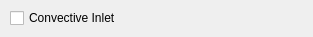
<?xml version="1.0" encoding="UTF-8"?>
<ui version="4.0">
 <class>BoundaryConditionsConvectiveInletForm</class>
 <widget class="QWidget" name="BoundaryConditionsConvectiveInletForm">
  <property name="geometry">
   <rect>
    <x>0</x>
    <y>0</y>
    <width>313</width>
    <height>37</height>
   </rect>
  </property>
  <property name="sizePolicy">
   <sizepolicy hsizetype="Preferred" vsizetype="MinimumExpanding">
    <horstretch>0</horstretch>
    <verstretch>0</verstretch>
   </sizepolicy>
  </property>
  <property name="windowTitle">
   <string>Form</string>
  </property>
  <layout class="QGridLayout" name="gridLayout">
   <property name="leftMargin">
    <number>10</number>
   </property>
   <property name="topMargin">
    <number>6</number>
   </property>
   <property name="bottomMargin">
    <number>6</number>
   </property>
   <item row="0" column="0">
    <widget class="QCheckBox" name="checkBoxConvectiveInlet">
     <property name="toolTip">
      <string>&lt;html&gt;&lt;head/&gt;&lt;body&gt;&lt;p&gt;Cancel diffusion for this inlet.&lt;/p&gt;&lt;/body&gt;&lt;/html&gt;</string>
     </property>
     <property name="text">
      <string>Convective Inlet</string>
     </property>
    </widget>
   </item>
  </layout>
 </widget>
 <resources>
  <include location="resources_pages.qrc"/>
 </resources>
 <connections/>
</ui>
